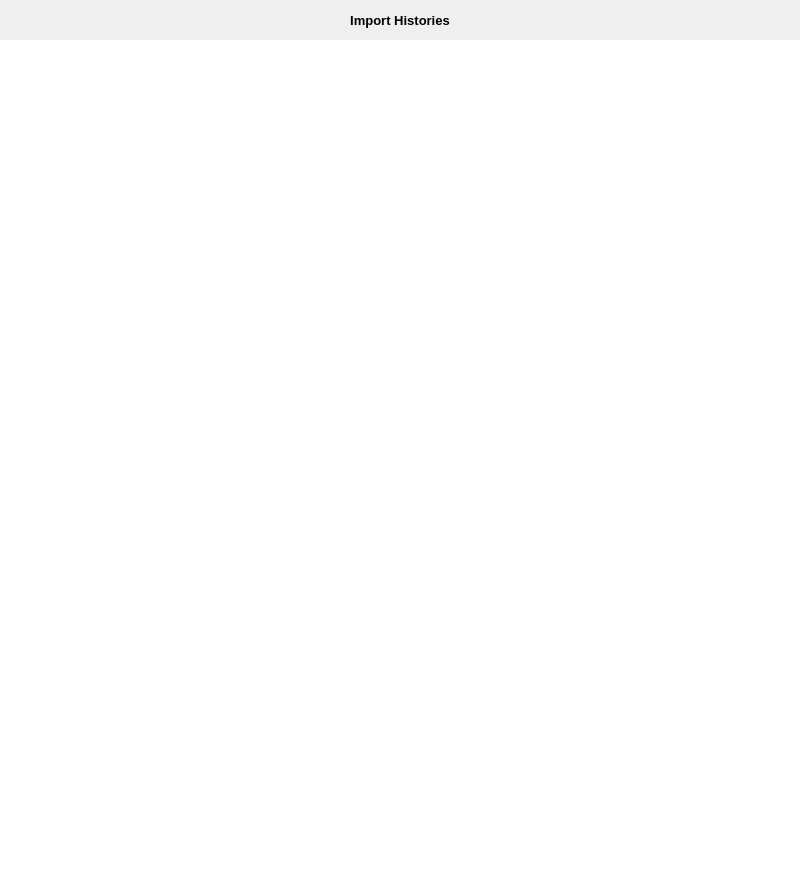
<?xml version="1.0" encoding="UTF-8"?>
<ui version="4.0">
 <class>Form</class>
 <widget class="QWidget" name="Form">
  <property name="geometry">
   <rect>
    <x>0</x>
    <y>0</y>
    <width>800</width>
    <height>880</height>
   </rect>
  </property>
  <property name="sizePolicy">
   <sizepolicy hsizetype="Expanding" vsizetype="Expanding">
    <horstretch>0</horstretch>
    <verstretch>0</verstretch>
   </sizepolicy>
  </property>
  <property name="font">
   <font>
    <family>Arial</family>
    <pointsize>9</pointsize>
   </font>
  </property>
  <property name="acceptDrops">
   <bool>false</bool>
  </property>
  <property name="windowTitle">
   <string>Form</string>
  </property>
  <widget class="QWidget" name="verticalLayoutWidget">
   <property name="geometry">
    <rect>
     <x>0</x>
     <y>0</y>
     <width>800</width>
     <height>880</height>
    </rect>
   </property>
   <layout class="QVBoxLayout" name="verticalLayout">
    <property name="spacing">
     <number>0</number>
    </property>
    <item>
     <widget class="QLabel" name="label">
      <property name="sizePolicy">
       <sizepolicy hsizetype="Expanding" vsizetype="Fixed">
        <horstretch>0</horstretch>
        <verstretch>0</verstretch>
       </sizepolicy>
      </property>
      <property name="minimumSize">
       <size>
        <width>0</width>
        <height>40</height>
       </size>
      </property>
      <property name="font">
       <font>
        <family>Arial</family>
        <pointsize>10</pointsize>
        <weight>75</weight>
        <bold>true</bold>
       </font>
      </property>
      <property name="text">
       <string>Import Histories</string>
      </property>
      <property name="alignment">
       <set>Qt::AlignCenter</set>
      </property>
     </widget>
    </item>
    <item>
     <widget class="QTextBrowser" name="textBrowser">
      <property name="frameShape">
       <enum>QFrame::NoFrame</enum>
      </property>
     </widget>
    </item>
   </layout>
  </widget>
 </widget>
 <resources/>
 <connections/>
</ui>
